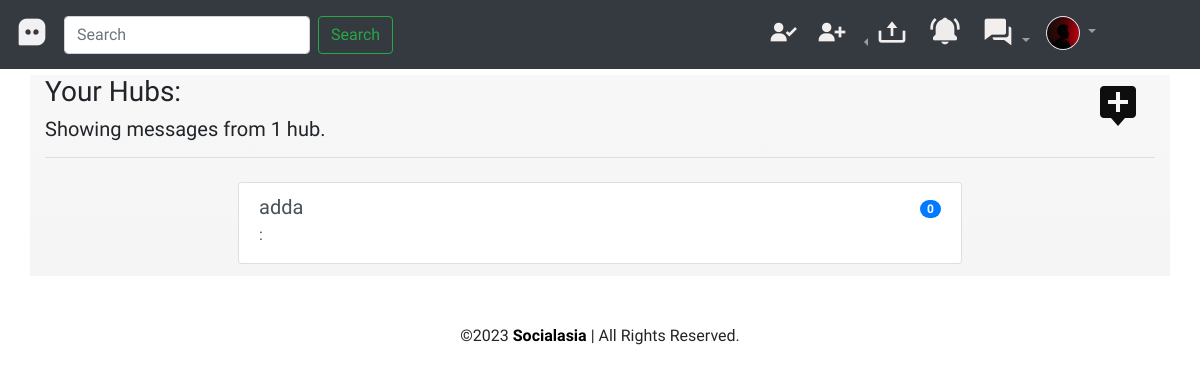
Page /hubs/ (signed in) on the committed database.
### dashboard/models.py (models this page shows, shortened)
class Profile(models.Model):
    user=models.ForeignKey(User,on_delete=models.CASCADE)
    userid=models.IntegerField()
    bio=models.TextField(blank=True)
    location=models.CharField(max_length=50,blank=True)
    pfp=models.ImageField(default='avatar.jpg',upload_to='profile_images')
    sport=models.PositiveIntegerField(default=50,choices=SPORT)
    hobbies=models.PositiveIntegerField(default=80,choices=HOBBY)
    age=models.PositiveIntegerField()
    gender=models.IntegerField(default=-1,choices=GENDER)
    private=models.BooleanField(default=False)
    in_meeting=models.CharField(default='',max_length=100)
    class Meta:
        constraints=[CheckConstraint(check=Q(age__gte=18),name='age_gte_18')]

class Hub(models.Model):
    sno=models.AutoField(primary_key=True)
    name=models.CharField(max_length=100)
    members=models.ManyToManyField(User, blank=True)
    head=models.ForeignKey(User,related_name='head',on_delete=models.CASCADE,blank=True,null=True)

### dashboard/views.py (the view)
# urls.py: path('hubs/',views.hubs,name='hubs'),
@login_required
def hubs(request):
    userprofile=Profile.objects.get(user=request.user)
    notifics=notifications(request.user)
    notidict={'notifics':notifics}
    user_hubs=Hub.objects.filter(members=request.user)
    if request.method == 'POST':
        form=HubCreateForm(request.POST)
        if form.is_valid():
            name=form.data.get('name')
            members=form.cleaned_data.get('members')
            hub=Hub.objects.create(name=name,head=request.user)
            hub.members.set(members)
            for m in members:
                newnotif=Notification(nfromuser=request.user,ntouser=m,ntype=94,tohub=hub)
                newnotif.save()
            hub.members.add(request.user)
            messages.success(request,'Hub created successfully.')
            return redirect('hubs')
    else:
        form=HubCreateForm()
    context={'userprofile':userprofile,'form':form,'user_hubs':user_hubs}|notidict
    return render(request,'hubs.html',context)

### dashboard/forms.py
class HubCreateForm(forms.ModelForm):
    class Meta:
        model=Hub
        fields=['name','members']
    members = forms.ModelMultipleChoiceField(
        queryset=User.objects.all(),
        widget=forms.CheckboxSelectMultiple
    )

### dashboard/views.py (called while the page is built)
def notifications(user):
    notifics=Notification.objects.filter(ntouser=user)
    return notifics

### templates/hubs.html (shortened to what this page needs)
{% extends 'base.html' %}
{% load humanize %}
{% load extras %}
{% load crispy_forms_tags %}
{% block content %}
<div class="container home-content">
	<h3>Your Hubs: <div class='float-right'><button type="button" class="btn" data-toggle="modal"
				data-target="#exampleModalhub">
				<i class='bx bxs-message-alt-add' style='color:#0f0e0e;font-size:xxx-large;'></i>
			</button></div>
	</h3>
	<h5>Showing messages from {{user_hubs|length}} hub{{user_hubs|length|pluralize}}.</h5>
	<hr>
	<div class="list-group my-2 p-2 col-md-8 offset-md-2">
		{% for uh in user_hubs %}
		<a href="/hubs/{{uh.sno}}" class="list-group-item list-group-item-action mb-1">
			<div class="d-flex w-100 justify-content-between d-flex justify-content-between align-items-center">
				<h5 class="mb-1">
					{{uh.name}}
				</h5>
				<span class="badge badge-primary badge-pill">0</span>
			</div>
			<p class="mb-1"><span><b>{{fu.fromuser}}</b> :</span>&nbsp; {{fu.dmtext}}</p>
		</a>
		{% endfor %}
	</div>
</div>
{% endblock content %}

### templates/navbartemp.html (shortened to what this page needs)
<header>
	<nav class="navbar fixed-top navbar-expand-lg navbar-dark bg-dark">
		<a class="navbar-brand" href="{% url 'dashboard-index' %}"><i class='bx bxs-message-square-dots logo'
				style='color:#f1f0f3'></i></a>
		{% if user.is_authenticated %}
		<div class="collapse navbar-collapse" id="navbarSupportedContent">
			<form class="form-inline my-2 my-lg-0" method="post" action="/search/"> {% csrf_token %}
				<input class="form-control mr-sm-2" type="search" placeholder="Search" aria-label="Search"
					name="username">
				<button class="btn btn-outline-success my-2 my-sm-0" type="submit">Search</button>
			</form>
			<ul class="navbar-nav ml-auto">
				<li class="nav-item">
					<a class="nav-link" href="#pirou"><i class='bx bxs-user-check piro-user'
							style='color:#f3efef'></i></a>
				</li>
				<li class="nav-item">
					<a class="nav-link" href="#otherusers"><i class='bx bxs-user-plus other-users'
							style='color:#f3efef'></i></a>
				</li>
				<li class="nav-item dropdown dropleft">
					<a class="nav-link dropdown-toggle" href="#" role="button" data-toggle="dropdown"
						aria-expanded="false">
						<i class='bx bx-upload upload' style='color:#f3efef'></i>
					</a>
				</li>
				<li class="nav-item">
					<button type="button" class="btn" data-toggle="modal" data-target="#exampleModalnotif">
						<i class='bx bxs-bell-ring bell' style='color:#efecec'></i>
					</button>
				</li>
				<li class="nav-item dropdown">
					<a class="nav-link dropdown-toggle" href="#" role="button" data-toggle="dropdown" aria-expanded="false">
						<i class='bx bxs-conversation message' style='color:#f3efef'></i>
					</a>
				  </li>
				<li class="nav-item dropdown mr-5">
					<a class="nav-link dropdown-toggle user-profile-icon mr-5" href="#" role="button"
						data-toggle="dropdown" aria-expanded="false">
						<img src="{{userprofile.pfp.url}}" class="rounded-circle img-thumbnail p-0"
							alt="{{user.username}}">
					</a>
				</li>
			</ul>
		</div>
		{% endif %}
	</nav>
</header>

### templates/base.html (style rules this page uses)
* { font-family: 'Baloo Bhai 2', cursive; }
html { scroll-behavior: smooth; }
a { color: black; }
.user-profile-icon { width: 50px; }
.bell, .message, .logo, .other-users, .piro-user { font-size: xx-large; }
.upload { font-size: xx-large; }
.home-content { background: linear-gradient(#8080800f, whitesmoke); margin-top: 75px; }

### rows in the picture
Profile: pfp (picture)
Hub: name "adda"

### other values in the picture
{{ user_hubs|length }} "1"
